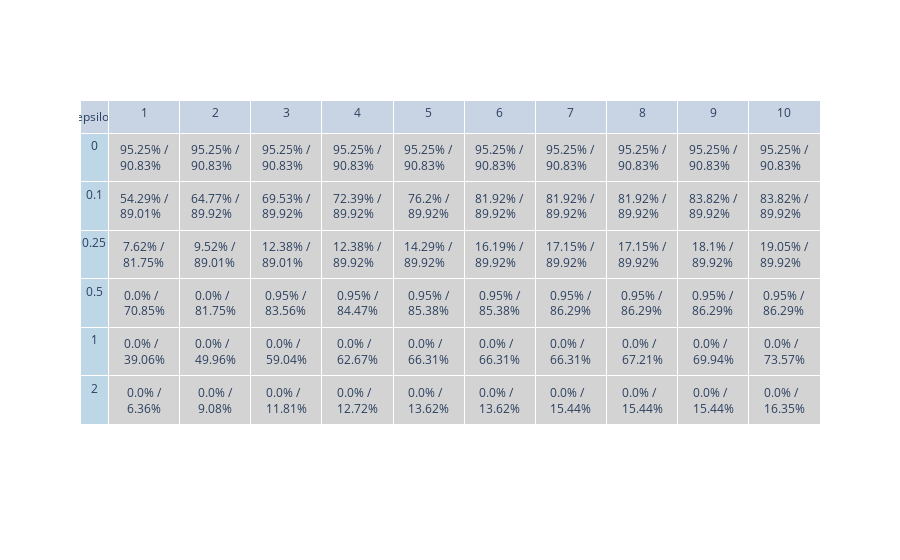

Notebook cell for this chart:
### Code cell
head = ['$\epsilon$']
head = head + [e for e in np.arange(1,n_dims+1)]
widths = [40]
widths = widths + [100 for e in range(n_dims)]

fig = go.Figure(data=[go.Table(columnwidth=widths,
                         header=dict(
                             values=head
                             ),
                         cells=dict(
                             values = all_accs,
                             fill_color = ['rgb(189, 215, 231)'] + ['lightgrey' for e in range(n_dims)] ,
                             ))
                             ])
fig.show()

### Figure 1 — Plotly figure (JSON) as saved in the notebook; plotly's stock layout.template omitted (floating-point values rounded to 4 significant figures)
{"data": [{"cells": {"fill": {"color": ["rgb(189, 215, 231)", "lightgrey", "lightgrey", "lightgrey", "lightgrey", "lightgrey", "lightgrey", "lightgrey", "lightgrey", "lightgrey", "lightgrey"]}, "values": [[0, 0.1, 0.25, 0.5, 1, 2], ["95.25% / 90.83%", "54.29% / 89.01%", "7.62% / 81.75%", "0.0% / 70.85%", "0.0% / 39.06%", "0.0% / 6.36%"], ["95.25% / 90.83%", "64.77% / 89.92%", "9.52% / 89.01%", "0.0% / 81.75%", "0.0% / 49.96%", "0.0% / 9.08%"], ["95.25% / 90.83%", "69.53% / 89.92%", "12.38% / 89.01%", "0.95% / 83.56%", "0.0% / 59.04%", "0.0% / 11.81%"], ["95.25% / 90.83%", "72.39% / 89.92%", "12.38% / 89.92%", "0.95% / 84.47%", "0.0% / 62.67%", "0.0% / 12.72%"], ["95.25% / 90.83%", "76.2% / 89.92%", "14.29% / 89.92%", "0.95% / 85.38%", "0.0% / 66.31%", "0.0% / 13.62%"], ["95.25% / 90.83%", "81.92% / 89.92%", "16.19% / 89.92%", "0.95% / 85.38%", "0.0% / 66.31%", "0.0% / 13.62%"], ["95.25% / 90.83%", "81.92% / 89.92%", "17.15% / 89.92%", "0.95% / 86.29%", "0.0% / 66.31%", "0.0% / 15.44%"], ["95.25% / 90.83%", "81.92% / 89.92%", "17.15% / 89.92%", "0.95% / 86.29%", "0.0% / 67.21%", "0.0% / 15.44%"], ["95.25% / 90.83%", "83.82% / 89.92%", "18.1% / 89.92%", "0.95% / 86.29%", "0.0% / 69.94%", "0.0% / 15.44%"], ["95.25% / 90.83%", "83.82% / 89.92%", "19.05% / 89.92%", "0.95% / 86.29%", "0.0% / 73.57%", "0.0% / 16.35%"]]}, "columnwidth": [40, 100, 100, 100, 100, 100, 100, 100, 100, 100, 100], "header": {"values": ["$\\epsilon$", 1, 2, 3, 4, 5, 6, 7, 8, 9, 10]}, "type": "table"}], "layout": {}}
